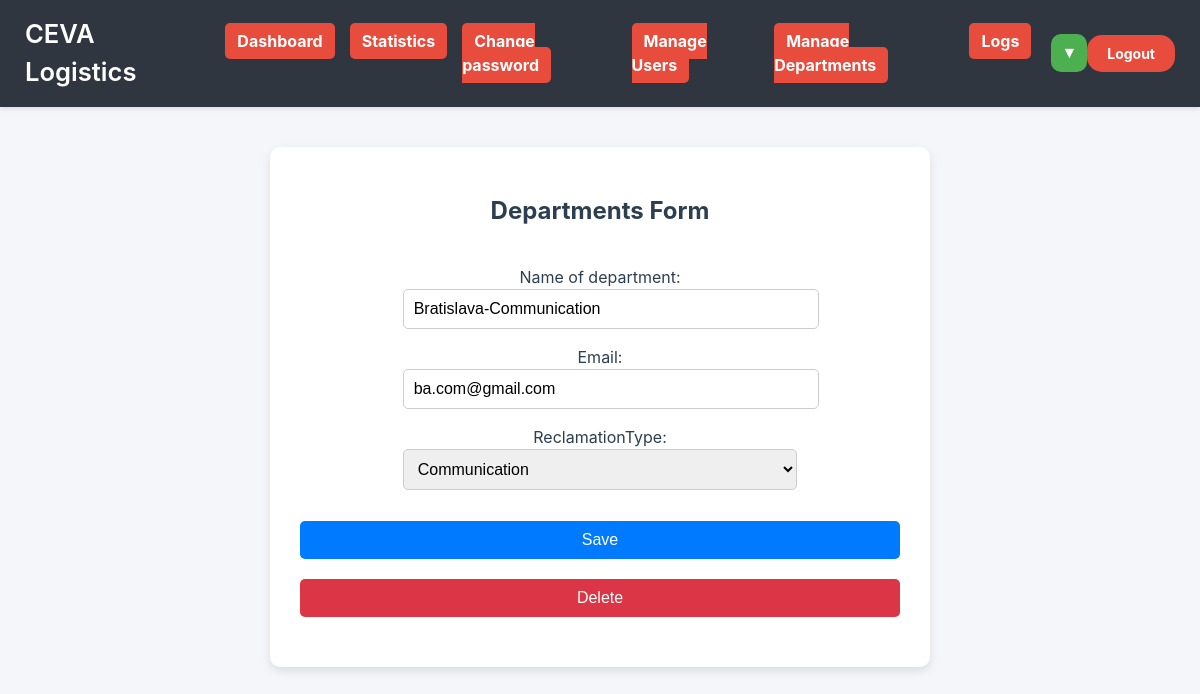
/form_department/1/ (signed in), run on an earlier commit of the app's database.
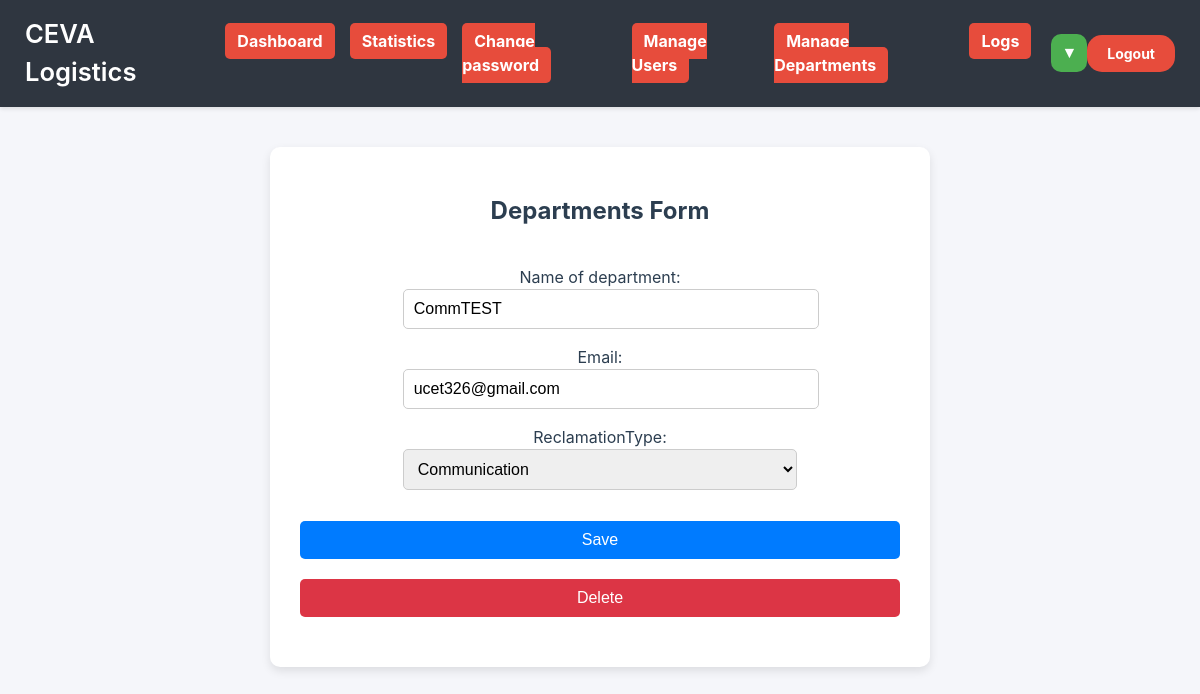
And on a later commit of the database.
### main/models.py (models this page shows, shortened)
class Department(models.Model):
    name = models.CharField(max_length=100)
    email = models.EmailField(default=None, null=True)
    reclamationType = models.CharField(max_length=3, choices=REPORT_TYPES, default='OT', blank=False)

### main/views.py (the view)
# urls.py: path("form_department/<int:id>/", views.form_update_department, name="form_department"),
@admin_required
def form_update_department(request, id):
    set_language(request)
    department_instance = get_object_or_404(Department, id=id)
    if request.method == 'POST':
        if request.POST.get('delete'):
            ActionLog.objects.create(
                user=request.user.person,
                target_type=get_complaint_type(Department),
                target_id=id,
                action="delete",
                original_value=department_instance.name
            )
            department_instance.delete()
            return redirect('/departments/')
        old_values = model_to_dict(department_instance)
        form = DepartmentForm(request.POST, instance=department_instance)
        if form.is_valid():
            new_values = form.cleaned_data
            form.save()
            excluded_fields = {"id", "created_at"}
            for field in old_values:
                if field in excluded_fields:
                    continue
                old_value = old_values[field]
                new_value = new_values.get(field)
                if old_value != new_value:
                    ActionLog.objects.create(
                        user=request.user.person,
                        target_type=get_complaint_type(Department),
                        target_id=id,
                        action=f"update_{field}",
                        original_value=str(old_value) if old_value is not None else "",
                        new_value=str(new_value) if new_value is not None else ""
                    )
            return redirect('/departments/')
    else:
        form = DepartmentForm(instance=department_instance)
    return render(request, "departments/department_form.html", {'form': form,
                                                                'creating_new': False})

### main/forms.py
class DepartmentForm(forms.ModelForm):
    class Meta:
        model = Department
        fields = "__all__"
        labels = {
            "name" : "Name of department"
        }

### main/views.py (called while the page is built)
def set_language(request):
    if "language" not in request.session:
        request.session["language"] = 'en'
    activate(request.session["language"])

### main/templates/departments/department_form.html (shortened to what this page needs)
{% extends "base_agent.html" %}
{% load i18n %}
{% block content %}
<div class="centered-container">
    <h1>{% trans "Departments Form" %}</h1>
    <form method="post" class="departments-form">
        <div class="form-group">
            {{ form.as_p }}
        </div>
        {% if creating_new %}
        <button type="submit" name="save" value="save" class="primary-button">{% trans "Create" %}</button>
        {% else %}
        <button type="submit" name="save" value="save" class="primary-button">{% trans "Save" %}</button>
        {% endif %}
    </form>
    <form method="post" class="delete-form">
        {% if not creating_new %}
        <button type="submit" name="delete" value="delete" class="danger-button">{% trans "Delete" %}</button>
        {% endif %}
    </form>
</div>
{% endblock %}

What changed in the data, as far as the page shows it:
changed Department "Communication": name "Bratislava-Communication" → "CommTEST"; email "ba.com@gmail.com" → "ucet326@gmail.com"
